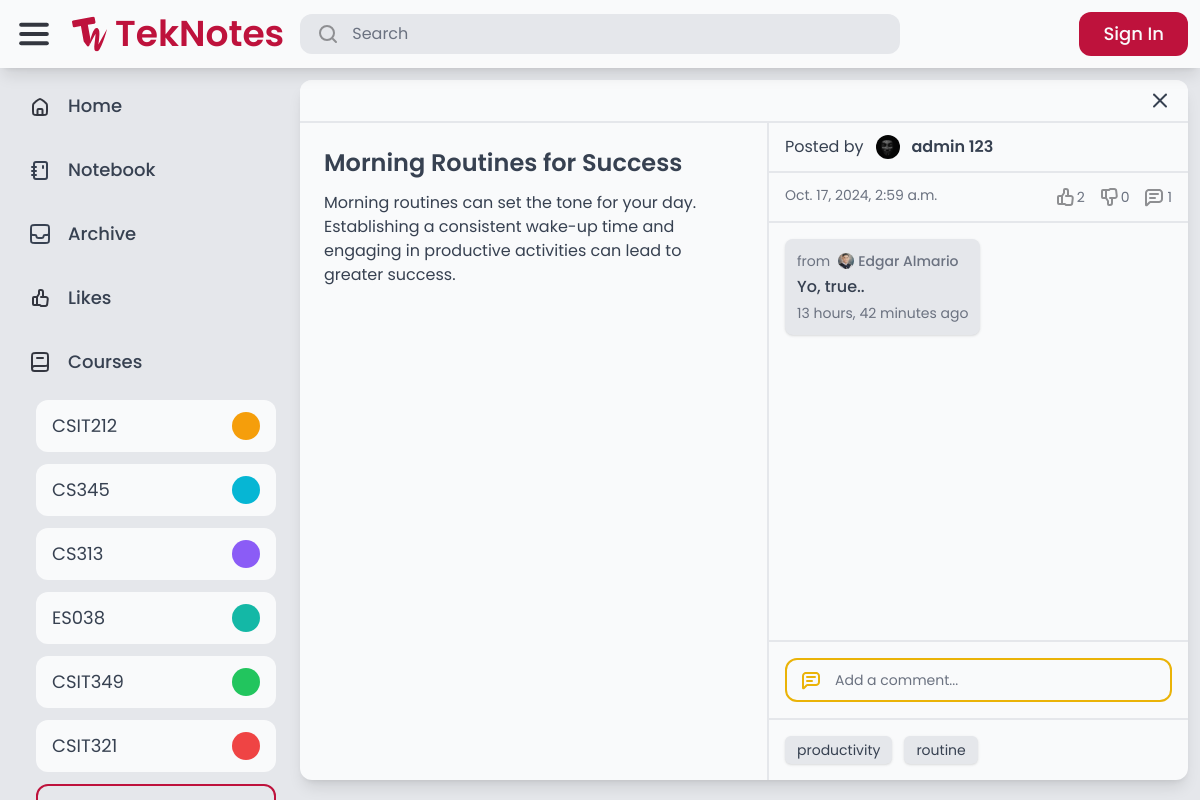
Before: /notes/18/ with the older database file.
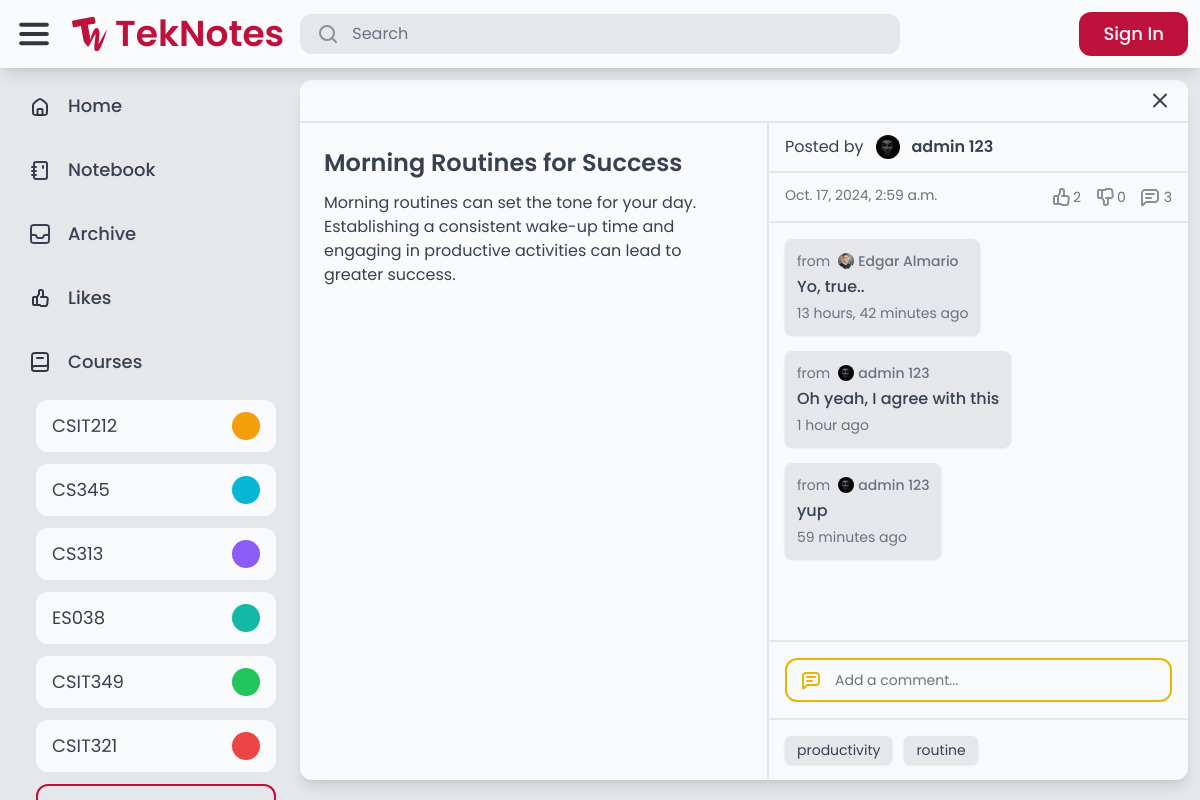
After: the same page with the newer database file.
### course/models.py (models this page shows, shortened)
class Course(models.Model):
    COLORS = [
        ('red-500', 'Red'),
        ('orange-500', 'Orange'),
        ('amber-500', 'Amber'),
        ('lime-500', 'Lime'),
        ('green-500', 'Green'),
        ('emerald-500', 'Emerald'),
        ('teal-500', 'Teal'),
        ('cyan-500', 'Cyan'),
        ('blue-500', 'Blue'),
        ('indigo-500', 'Indigo'),
        ('violet-500', 'Violet'),
        ('purple-500', 'Purple'),
        ('fuchsia-500', 'Fuschia'),
        ('pink-500', 'Pink'),
    ]
    code = models.CharField(max_length=20)
    description = models.CharField(max_length=255)
    color = models.CharField(max_length=20, choices=COLORS, default='gray-500')
    created_by = models.ForeignKey(User, related_name='courses', on_delete=models.CASCADE)

### notes/models.py (models this page shows, shortened)
class Note(models.Model):
    title = models.CharField(max_length=255)
    content = models.TextField(max_length=255, blank=True)
    course = models.ForeignKey(Course, null=True, blank=True, on_delete=models.SET_NULL)
    created_by = models.ForeignKey(User, related_name='notes', on_delete=models.CASCADE)
    created_at = models.DateTimeField(auto_now_add=True)
    modified_at = models.DateTimeField(auto_now=True)
    tags = models.ManyToManyField(Tag, related_name='notes', blank=True)
    is_archived = models.BooleanField(default=False)
    is_private = models.BooleanField(default=False)

### authentication/models.py (models this page shows, shortened)
class Profile(models.Model):
    user = models.OneToOneField(User, on_delete=models.CASCADE)
    bio = models.TextField(max_length=500, default='No bio yet.')
    avatar = models.ImageField(default="avatars/default.jpg", upload_to="avatars")
    location = models.CharField(max_length=30, blank=True)

### comments/models.py (models this page shows, shortened)
class Comment(models.Model):
    content = models.TextField()
    note = models.ForeignKey(Note, on_delete=models.CASCADE, related_name='comments')
    user = models.ForeignKey(User, on_delete=models.CASCADE, related_name='comments')
    created_at = models.DateTimeField(auto_now_add=True)

### tags/models.py (models this page shows)
class Tag(models.Model):
    name = models.CharField(max_length=50, unique=True)
    def __str__(self):
        return self.name

### notes/views.py (the view)
# urls.py: path('<int:note_id>/', views.note_detail, name="note_detail"),
def note_detail(request, note_id):
    note = get_object_or_404(Note, id=note_id)
    return render(request, 'notes/note_detail.html', {'note': note})

### core/context_processors.py (called while the page is built)
def courses_list(request):
    return {
        'your_courses': Course.objects.all().distinct()
    }

### notes/templates/notes/note_detail.html (shortened to what this page needs)
{% extends 'core/base.html' %}
{% load static %}
{% load custom_filters %}
{% block content %}
    <div class="flex flex-col bg-gray-50 overflow-hidden shadow-lg rounded-xl w-full h-full max-w-6xl max-h-[700px] self-center justify-self-center">
        <div class="flex {% if not note.course %} bg-gray-50 border-b-2 border-gray-200 {% else %} bg-{{ note.course.color }} {% endif %} px-4 py-2 gap-2 justify-between">
            <a href="javascript:history.back()"><img src="{% if note.course %} {% static 'teknotes/images/Close.svg' %} {% else %} {% static 'teknotes/images/Close_black.svg' %} {% endif %}" alt="x"></a>
        </div>
        <div class="flex flex-1 overflow-hidden">
            <div class="flex flex-col p-6 gap-3 flex-1 border-r-2 border-gray-200">
                <div class="flex flex-col">
                    <h1 class="text-2xl text-gray-700 font-semibold">{{ note.title }}</h1>
                </div>
                <div class="flex flex-col gap-3">
                    <p class="text-gray-700">
                        {{ note.content }}
                    </p>
                </div>
            </div>
            <div class="flex flex-col flex-1 max-w-md overflow-hidden">
                <div class="px-4 py-3 gap-3 flex items-center">
                    <p class="text-gray-700">Posted by</p>
                    <a href="{% url 'auth:profile' note.created_by.id %}" class="flex gap-3">
                        <img src="{{ note.created_by.profile.avatar.url }}" alt="Profile Image" class="h-6 w-6 aspect-square rounded-full">
                        <p class="text-gray-700 font-semibold">{{ note.created_by.first_name }} {{ note.created_by.last_name }}</p>
                    </a>
                </div>
                <div class="flex justify-between px-4 py-3 gap-3 border-t-2 border-gray-200">
                    <p class="text-gray-500 text-sm">{{ note.modified_at }}</p>
                    <div class="flex gap-3">
                        <div class="flex gap-0.5 items-center">
                            <form action="{% url 'comments:like' note.id %}" method="post" class="note-form">
                                <button type="submit" class="flex items-center">
                                    <img src="{% if request.user.is_authenticated and note|is_liked:request.user %}{% static 'teknotes/images/thumbed_up.svg' %}{% else %}{% static 'teknotes/images/thumb_up.svg' %}{% endif %}" alt="thumb_up">
                                    <p class="text-sm {% if request.user.is_authenticated and note|is_liked:request.user %}text-yellow-500 font-medium{% else %}text-gray-500{% endif %}">{{ note.likes.count }}</p>
                                </button>
                            </form>
                        </div>
                        <div class="flex gap-0.5 items-center">
                            <form action="{% url 'comments:dislike' note.id %}" method="post" class="note-form">
                                <button type="submit" class="flex items-center">
                                    <img src="{% if request.user.is_authenticated and note|is_disliked:request.user %}{% static 'teknotes/images/thumbed_down.svg' %}{% else %}{% static 'teknotes/images/thumb_down.svg' %}{% endif %}" alt="thumb_down">
                                <p class="text-sm {% if request.user.is_authenticated and note|is_disliked:request.user %}text-yellow-500 font-medium{% else %}text-gray-500{% endif %}">{{ note.dislikes.count }}</p>
                                </button>
                            </form>
                        </div>
                        <div class="flex gap-0.5 items-center">
                            <img src="{% static 'teknotes/images/comment.svg' %}" alt="comment">
                            <p class="text-sm text-gray-500">{{ note.comments.count }}</p>
                        </div>
                    </div>
                </div>
                <div class="flex flex-1 overflow-hidden border-t-2 border-gray-200 w-full">
                    <div class="flex flex-col gap-4 p-4 items-start overflow-y-auto w-full">
                        {% for comment in note.comments.all %}
                            <div class="flex flex-col gap-1 p-3 rounded-lg bg-gray-200 shadow">
                                <div class="flex gap-2 items-center">
                                    <p class="text-gray-500 text-sm">from</p>
                                    <a href="{% url 'auth:profile' comment.user.id %}" class="flex gap-1 items-center">
                                        <img src="{{ comment.user.profile.avatar.url }}" alt="Profile Image" class="h-4 w-4 aspect-square rounded-full">
                                        <p class="text-gray-500 font-medium text-sm">{{ comment.user.first_name }} {{ comment.user.last_name }}</p>
                                    </a>
                                </div>
                                <p class="text-gray-700 font-medium">{{ comment.content }}</p>
                                <p class="text-gray-500 text-sm">{{ comment.created_at|timesince }} ago</p>
                            </div>
                        {% empty %}
                            <p class="text-gray-500">No comments yet.</p>
                        {% endfor %}
                    </div>
                </div>
                <div class="flex p-4 gap-3 border-t-2 border-gray-200">
                    <form action="{% url 'comments:comment' note.id %}" method="post" class="flex  note-form flex-1 gap-3 px-3 py-2 border-2 border-yellow-500 rounded-xl">
                        <img src="{% static 'teknotes/images/comment_yellow.svg' %}" alt="comment">
                        <input type="text" name="comment" id="comment" class="placeholder-gray-500 text-sm text-gray-700 bg-transparent border-none focus:outline-none flex-1" placeholder="Add a comment...">
                    </form>
                </div>
                {% if note.tags.count > 0 %}
                    <div class="flex flex-wrap p-4 gap-3 border-t-2 border-gray-200">
                        {% for tag in note.tags.all|slice:":3" %}
                            <p class="bg-gray-200 text-sm text-gray-700 shadow px-3 py-1 rounded-md inline-block">{{ tag }}</p>
                        {% endfor %}
                    </div>
                {% endif %}
            </div>
        </div>
    </div>
{% endblock %}

### core/templates/core/base.html (shortened to what this page needs)
{% extends 'core/core.html' %}
{% load static %}
{% block body %}
    <div class="flex flex-col h-full overflow-hidden">
        <header class="flex items-center w-full p-3 gap-3 shadow-lg z-10 bg-gray-50">
            <div class="flex flex-1 items-center gap-4">
                <img class="cursor-pointer" id="menu-icon" src="{% static 'teknotes/images/Menu.svg' %}" alt="Menu">
                <a href="/" class="flex items-center gap-2">
                    <img src="{% static 'teknotes/images/TekNotes-Logo.svg' %}" alt="Logo">
                    <p id="logo-text" class="font-semibold text-rose-700 text-4xl">TekNotes</p>
                </a>
                <form action="{% url 'advanced_search:search' %}" method="get" class="flex flex-1 max-w-[600px] px-4 py-2 rounded-xl bg-gray-200 transition-all hover:bg-gray-300 gap-3 cursor-text min-w-[0px]" onclick="this.querySelector('input[name=\'query\']').focus();">
                    <img src="{% static 'teknotes/images/Search.svg' %}" alt="Search">
                    <input name="query" class="placeholder-gray-500 w-full text-gray-700 bg-transparent border-none focus:outline-none min-w-[0px]" type="text" value="{{ query }}" placeholder="Search">
                </form>
            </div>
            <div class="flex items-center gap-4 h-full">
                {% if request.user.is_authenticated %}
                    <a href="{% url 'notes:tek_a_note' %}" class="flex bg-rose-700 rounded-xl gap-4 px-4 py-2 transition-all hover:shadow-lg">
                        <img src="{% static 'teknotes/images/Edit.svg' %}" alt="Edit">
                        <p class="new-note-text text-gray-50 font-medium text-lg">Tek a Note</p>
                    </a>
                    <div class="flex h-full">
                        <a href="{% url 'auth:logout' %}" class="transition-all flex gap-4 px-4 py-2 rounded-l-xl bg-gray-200 hover:shadow-lg">
                            <p class="text-gray-700 text-lg">Log out</p>
                        </a>
                        <a href="{% url 'auth:profile' request.user.id %}" class="transition-all flex h-full aspect-square rounded-r-xl bg-[url('{{ request.user.profile.avatar.url }}')] bg-cover border-2 border-gray-200 hover:shadow-lg"></a>
                    </div>
                {% else %}
                    <a href="{% url 'auth:login' %}" class="flex bg-rose-700 rounded-xl gap-4 px-6 py-2 transition-all hover:shadow-lg">
                        <p class="text-gray-50 font-medium text-lg">Sign In</p>
                    </a>
                {% endif %}
            </div>
        </header>
        <main class="flex bg-gray-200 h-full overflow-hidden">
            <nav class="flex flex-col w-full max-w-72 h-full p-3 gap-3 overflow-y-auto">
                <a href="/" class="nav-elem flex rounded-xl px-4 py-3 gap-4 {% if request.path == '/' %} active-nav bg-gray-50 px-6 py-3 shadow-lg border-l-8 border-rose-700 {% endif %}">
                    <img src="{% static 'teknotes/images/Home.svg' %}" alt="Home">
                    <p class="nav-text text-lg text-gray-700 font-medium">Home</p>
                </a>
                <a href="/notebook/" class="nav-elem flex rounded-xl px-4 py-3 gap-4 {% if request.path == '/notebook/' %} active-nav bg-gray-50 px-6 py-3 shadow-lg border-l-8 border-rose-700 {% endif %}">
                    <img src="{% static 'teknotes/images/notebook.svg' %}" alt="Notebook">
                    <p class="nav-text text-lg text-gray-700 font-medium">Notebook</p>
                </a>
                <a href="/archive/" class="nav-elem flex rounded-xl px-4 py-3 gap-4 {% if request.path == '/archive/' %} active-nav bg-gray-50 px-6 py-3 shadow-lg border-l-8 border-rose-700 {% endif %}">
                    <img src="{% static 'teknotes/images/Archive.svg' %}" alt="Archive">
                    <p class="nav-text text-lg text-gray-700 font-medium">Archive</p>
                </a>
                <a href="/likes/" class="nav-elem flex rounded-xl px-4 py-3 gap-4 {% if request.path == '/likes/' %} active-nav bg-gray-50 px-6 py-3 shadow-lg border-l-8 border-rose-700 {% endif %}">
                    <img src="{% static 'teknotes/images/Likes.svg' %}" alt="Likes">
                    <p class="nav-text text-lg text-gray-700 font-medium">Likes</p>
                </a>
                <div class="nav-elem flex rounded-xl px-4 py-3 gap-4">
                    <img src="{% static 'teknotes/images/Course.svg' %}" alt="Courses">
                    <p class="nav-text text-lg text-gray-700 font-medium">Courses</p>
                </div>
                <div id="courses" class="flex flex-col pl-6 gap-3">
                    {% for course in your_courses %}
                        <a href="{% url 'advanced_search:search_by_course' course.id %}" class="group transition-all course-elem nav-elem flex rounded-xl px-4 py-3 justify-between bg-gray-50 hover:bg-{{ course.color }}">
                            <p class="course-text text-lg text-gray-700 group-hover:text-gray-50">{{ course.code }}</p>
                            <div class="rounded-full bg-{{ course.color }} group-hover:bg-gray-50 h-full min-h-7 aspect-square course-color"></div>
                        </a>
                    {% endfor %}
                    <a id="add-course" href="{% url 'course:add_a_course' %}" class="transition-all course-elem nav-elem flex rounded-xl px-4 py-3 justify-between border-2 border-rose-700 hover:bg-rose-700 text-rose-700 hover:text-gray-50 hover:font-regular">
                    </a>
                </div>
            </nav>
            <div class="flex flex-col flex-1 h-full p-3 gap-3 overflow-hidden">
                {% block content %}
                {% endblock %}
            </div>
        </main>
    </div>
{% endblock %}

### core/templates/core/core.html (shortened to what this page needs)
{% load static %}
<!DOCTYPE html>
<html lang="en" class="h-full">
<head>
    <script src="https://cdn.tailwindcss.com"></script>
</head>
<body class="grid font-sans h-full bg-gray-200" style="font-family: 'Poppins', sans-serif;">
    {% block body %}
    {% endblock %}
</body>
</html>

Changed rows visible on the page:
computed for Note "Morning Routines for Success": comments.count "1" → "3"
added Comment: user.profile.avatar (picture), user.first_name "admin", user.last_name "123", content "Oh yeah, I agree with this", created_at "1 hour"
added Comment: user.profile.avatar (picture), user.first_name "admin", user.last_name "123", content "yup", created_at "59 minutes"
